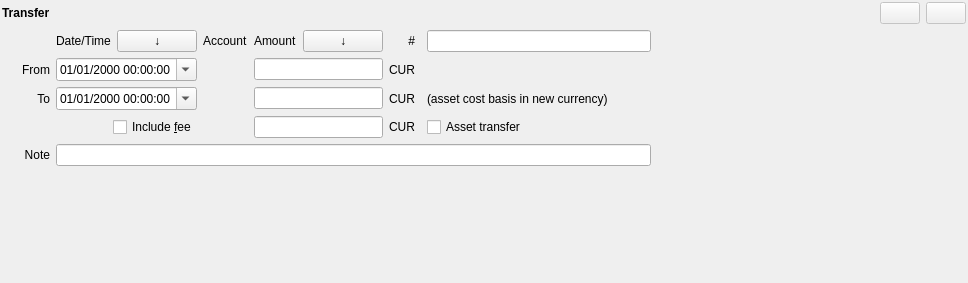
<?xml version="1.0" encoding="UTF-8"?>
<ui version="4.0">
 <class>TransferOperation</class>
 <widget class="QWidget" name="TransferOperation">
  <property name="geometry">
   <rect>
    <x>0</x>
    <y>0</y>
    <width>968</width>
    <height>283</height>
   </rect>
  </property>
  <property name="windowTitle">
   <string>Form</string>
  </property>
  <layout class="QGridLayout" name="layout">
   <property name="leftMargin">
    <number>2</number>
   </property>
   <property name="topMargin">
    <number>2</number>
   </property>
   <property name="rightMargin">
    <number>2</number>
   </property>
   <property name="bottomMargin">
    <number>2</number>
   </property>
   <item row="3" column="7">
    <widget class="AccountCurrencyLabel" name="to_currency">
     <property name="text">
      <string>CUR</string>
     </property>
    </widget>
   </item>
   <item row="2" column="7">
    <widget class="AccountCurrencyLabel" name="from_currency">
     <property name="text">
      <string>CUR</string>
     </property>
    </widget>
   </item>
   <item row="2" column="0">
    <widget class="QLabel" name="from_account_label">
     <property name="text">
      <string>From</string>
     </property>
     <property name="alignment">
      <set>Qt::AlignRight|Qt::AlignTrailing|Qt::AlignVCenter</set>
     </property>
    </widget>
   </item>
   <item row="3" column="4">
    <widget class="ReferenceSelectorWidget" name="to_account_widget" native="true"/>
   </item>
   <item row="7" column="0">
    <widget class="QLabel" name="note_label">
     <property name="text">
      <string>Note</string>
     </property>
     <property name="alignment">
      <set>Qt::AlignRight|Qt::AlignTrailing|Qt::AlignVCenter</set>
     </property>
    </widget>
   </item>
   <item row="1" column="6">
    <widget class="QPushButton" name="copy_amount_btn">
     <property name="toolTip">
      <string>Copy value</string>
     </property>
     <property name="text">
      <string>↓</string>
     </property>
    </widget>
   </item>
   <item row="3" column="2" colspan="2">
    <widget class="QDateTimeEdit" name="deposit_timestamp">
     <property name="displayFormat">
      <string>dd/MM/yyyy hh:mm:ss</string>
     </property>
     <property name="calendarPopup">
      <bool>true</bool>
     </property>
     <property name="timeSpec">
      <enum>Qt::UTC</enum>
     </property>
    </widget>
   </item>
   <item row="0" column="0">
    <widget class="QLabel" name="main_label">
     <property name="font">
      <font>
       <bold>true</bold>
      </font>
     </property>
     <property name="text">
      <string>Transfer</string>
     </property>
    </widget>
   </item>
   <item row="1" column="7">
    <widget class="QLabel" name="number_label">
     <property name="text">
      <string>#</string>
     </property>
     <property name="alignment">
      <set>Qt::AlignRight|Qt::AlignTrailing|Qt::AlignVCenter</set>
     </property>
    </widget>
   </item>
   <item row="1" column="10">
    <spacer name="horizontal_spacer">
     <property name="orientation">
      <enum>Qt::Horizontal</enum>
     </property>
     <property name="sizeHint" stdset="0">
      <size>
       <width>40</width>
       <height>20</height>
      </size>
     </property>
    </spacer>
   </item>
   <item row="5" column="4">
    <widget class="ReferenceSelectorWidget" name="fee_account_widget" native="true"/>
   </item>
   <item row="8" column="0">
    <spacer name="vertical_spacer">
     <property name="orientation">
      <enum>Qt::Vertical</enum>
     </property>
     <property name="sizeHint" stdset="0">
      <size>
       <width>20</width>
       <height>40</height>
      </size>
     </property>
    </spacer>
   </item>
   <item row="2" column="5" colspan="2">
    <widget class="QLineEdit" name="withdrawal">
     <property name="alignment">
      <set>Qt::AlignRight|Qt::AlignTrailing|Qt::AlignVCenter</set>
     </property>
    </widget>
   </item>
   <item row="7" column="2" colspan="8">
    <widget class="QLineEdit" name="note"/>
   </item>
   <item row="0" column="11">
    <widget class="QPushButton" name="commit_button">
     <property name="enabled">
      <bool>false</bool>
     </property>
     <property name="toolTip">
      <string>Commit changes</string>
     </property>
     <property name="text">
      <string/>
     </property>
    </widget>
   </item>
   <item row="1" column="3">
    <widget class="QPushButton" name="copy_date_btn">
     <property name="toolTip">
      <string>Copy value</string>
     </property>
     <property name="text">
      <string>↓</string>
     </property>
    </widget>
   </item>
   <item row="2" column="2" colspan="2">
    <widget class="QDateTimeEdit" name="withdrawal_timestamp">
     <property name="displayFormat">
      <string>dd/MM/yyyy hh:mm:ss</string>
     </property>
     <property name="calendarPopup">
      <bool>true</bool>
     </property>
     <property name="timeSpec">
      <enum>Qt::UTC</enum>
     </property>
    </widget>
   </item>
   <item row="1" column="9">
    <widget class="QLineEdit" name="number"/>
   </item>
   <item row="2" column="4">
    <widget class="ReferenceSelectorWidget" name="from_account_widget" native="true"/>
   </item>
   <item row="5" column="2" colspan="2" alignment="Qt::AlignRight">
    <widget class="QCheckBox" name="fee_check">
     <property name="text">
      <string>Include &amp;fee</string>
     </property>
    </widget>
   </item>
   <item row="3" column="0">
    <widget class="QLabel" name="to_account_label">
     <property name="text">
      <string>To</string>
     </property>
     <property name="alignment">
      <set>Qt::AlignRight|Qt::AlignTrailing|Qt::AlignVCenter</set>
     </property>
    </widget>
   </item>
   <item row="1" column="2">
    <widget class="QLabel" name="date_label">
     <property name="text">
      <string>Date/Time</string>
     </property>
    </widget>
   </item>
   <item row="0" column="12">
    <widget class="QPushButton" name="revert_button">
     <property name="enabled">
      <bool>false</bool>
     </property>
     <property name="acceptDrops">
      <bool>false</bool>
     </property>
     <property name="toolTip">
      <string>Cancel changes</string>
     </property>
     <property name="text">
      <string/>
     </property>
    </widget>
   </item>
   <item row="1" column="5">
    <widget class="QLabel" name="amount_label">
     <property name="text">
      <string>Amount</string>
     </property>
    </widget>
   </item>
   <item row="5" column="7">
    <widget class="AccountCurrencyLabel" name="fee_currency">
     <property name="text">
      <string>CUR</string>
     </property>
    </widget>
   </item>
   <item row="2" column="9">
    <widget class="SymbolSelector" name="symbol_widget" native="true"/>
   </item>
   <item row="5" column="9">
    <widget class="QCheckBox" name="asset_check">
     <property name="text">
      <string>Asset transfer</string>
     </property>
    </widget>
   </item>
   <item row="1" column="4">
    <widget class="QLabel" name="account_label">
     <property name="text">
      <string>Account</string>
     </property>
    </widget>
   </item>
   <item row="5" column="5" colspan="2">
    <widget class="QLineEdit" name="fee">
     <property name="alignment">
      <set>Qt::AlignRight|Qt::AlignTrailing|Qt::AlignVCenter</set>
     </property>
    </widget>
   </item>
   <item row="3" column="5" colspan="2">
    <widget class="QLineEdit" name="deposit">
     <property name="alignment">
      <set>Qt::AlignRight|Qt::AlignTrailing|Qt::AlignVCenter</set>
     </property>
    </widget>
   </item>
   <item row="3" column="9">
    <widget class="QLabel" name="value_label">
     <property name="text">
      <string>(asset cost basis in new currency)</string>
     </property>
    </widget>
   </item>
  </layout>
 </widget>
 <customwidgets>
  <customwidget>
   <class>ReferenceSelectorWidget</class>
   <extends>QWidget</extends>
   <header>jal/widgets/reference_selector.h</header>
   <container>1</container>
  </customwidget>
  <customwidget>
   <class>SymbolSelector</class>
   <extends>QWidget</extends>
   <header>jal/widgets/reference_selector.h</header>
   <container>1</container>
  </customwidget>
  <customwidget>
   <class>AccountCurrencyLabel</class>
   <extends>QLabel</extends>
   <header>jal/widgets/account_select.h</header>
  </customwidget>
 </customwidgets>
 <resources/>
 <connections/>
</ui>
